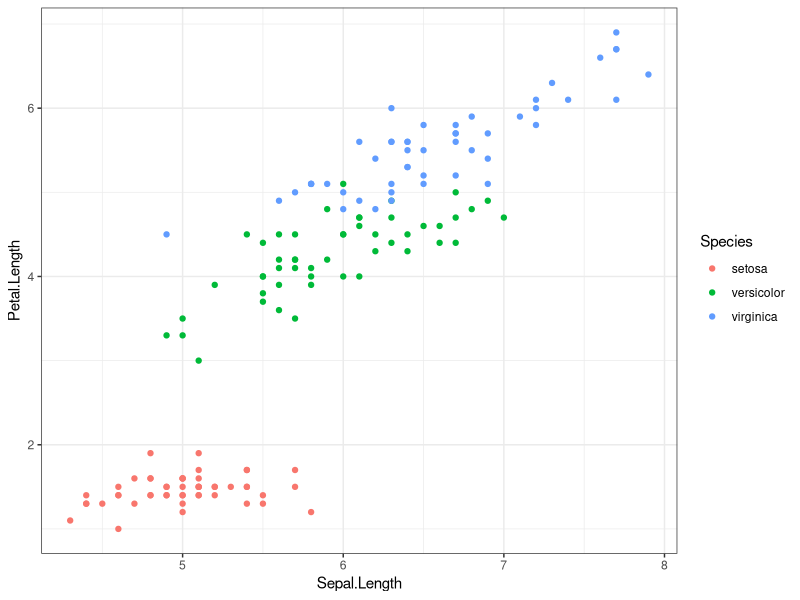

Reproduce this figure in R.
library(ggplot2)

rm(list=ls(all=TRUE))

str(iris)

aes = aes(
  x = Sepal.Length,
  y = Petal.Length,
  color = Species
)

data = ggplot(data = iris, mapping = aes) + geom_point() + theme_bw()

print(data)
